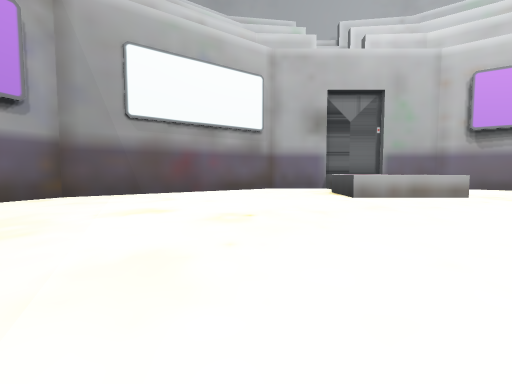
View 1 (above)

20 first-person views from a walk through a Unity game level. The camera is 1.3 m above the floor, tilts 4° down and sees 85° across. The floor is counted in squares, 2 m on a side. Each view is taken from the middle of a square. On the plan, view 1 faces up. The plan holds only what a view shows up to about 9 squares ahead; the rest is blank. The place goes on beyond the plan.

View 2
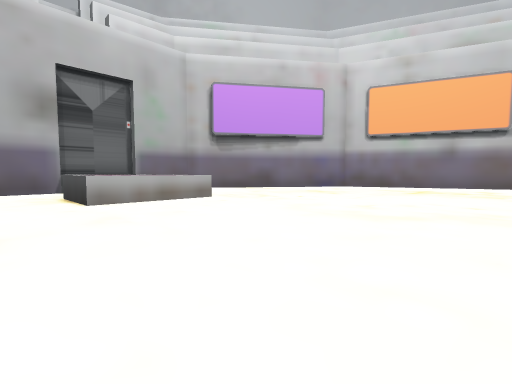

View 3
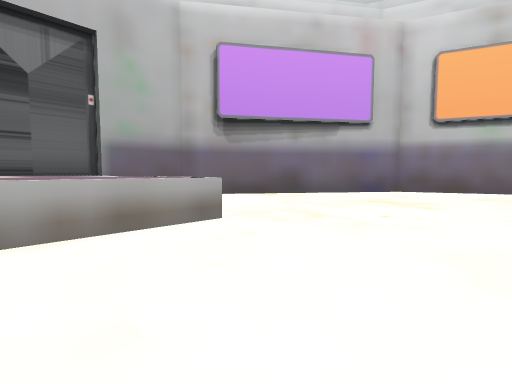

View 4
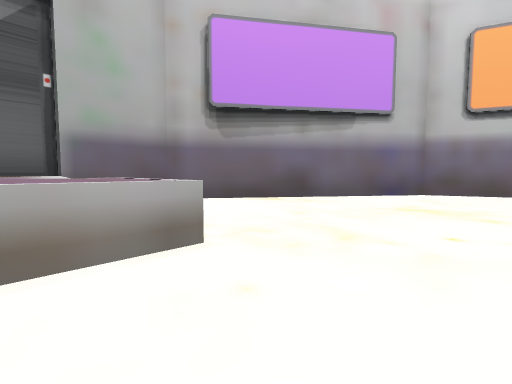

View 5
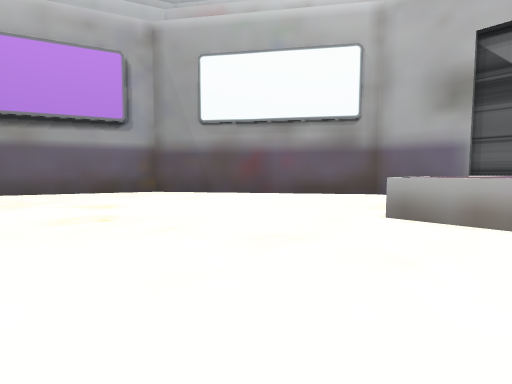

View 6
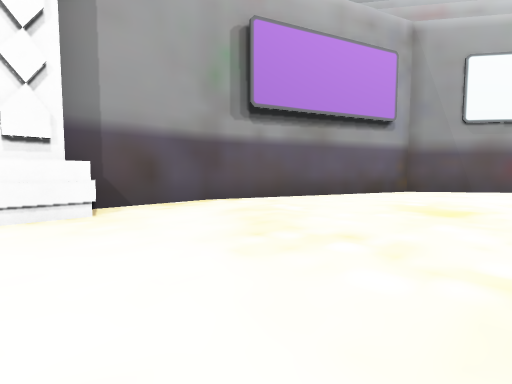

View 7
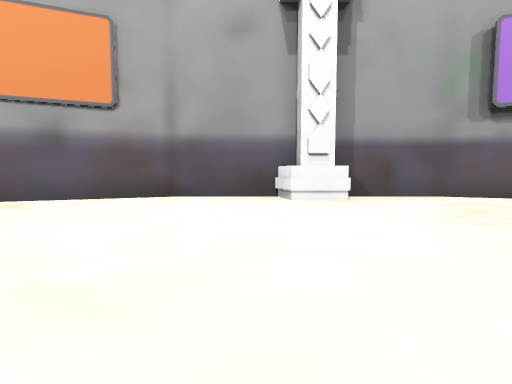

View 8
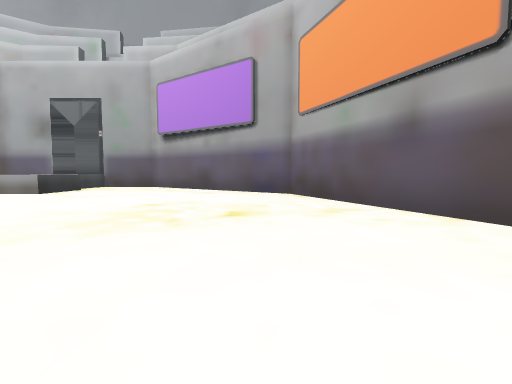

View 9
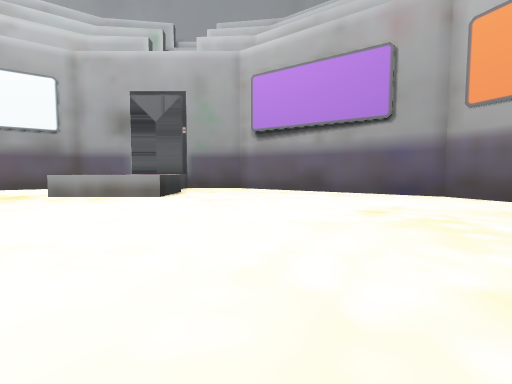

View 10
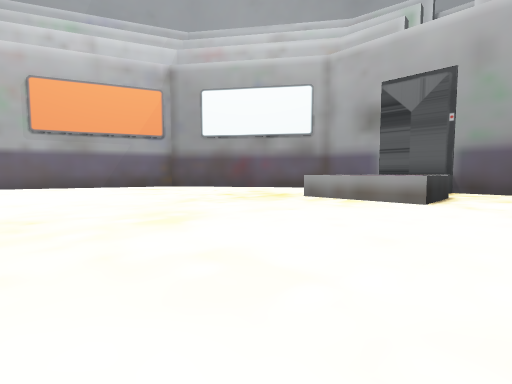

View 11
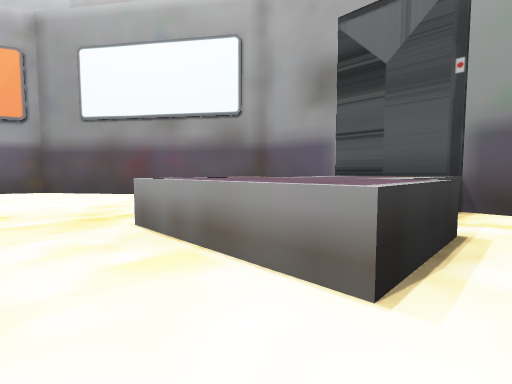

View 12
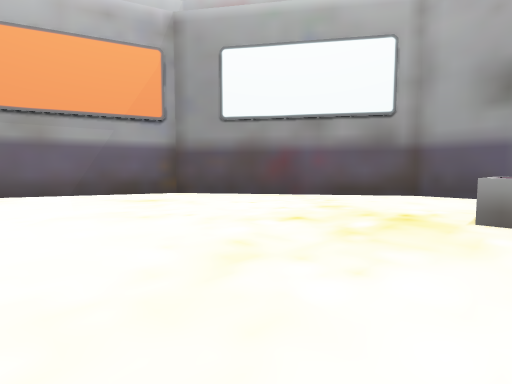

View 13
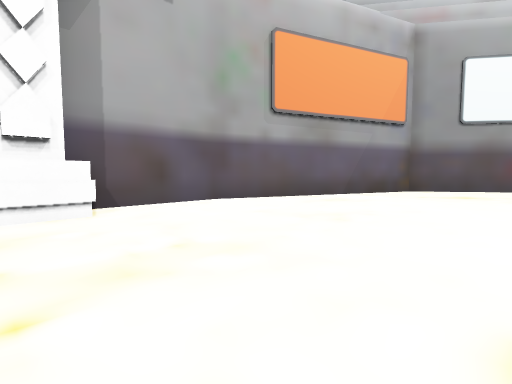

View 14
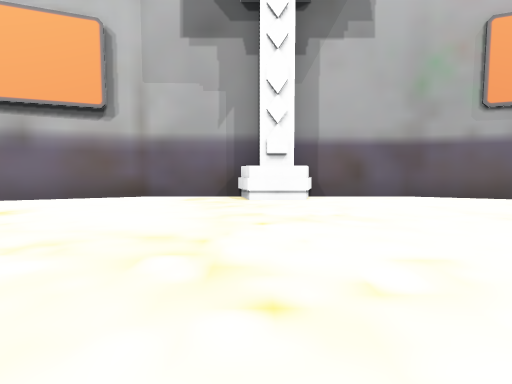

View 15
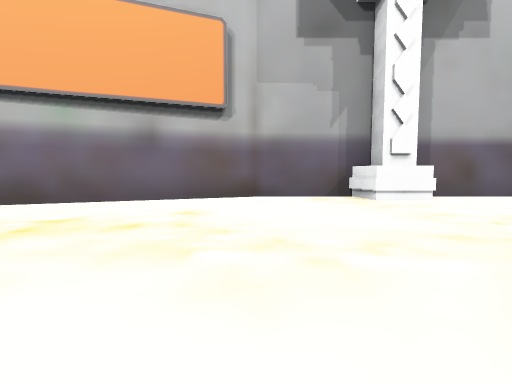

View 16
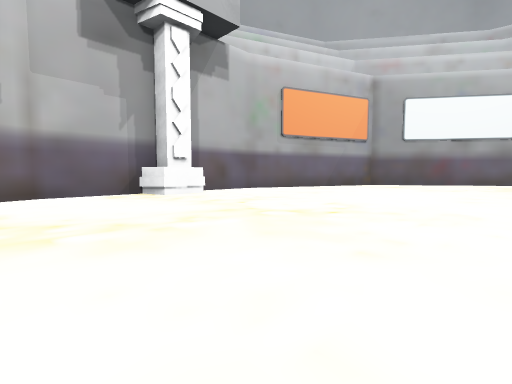

View 17
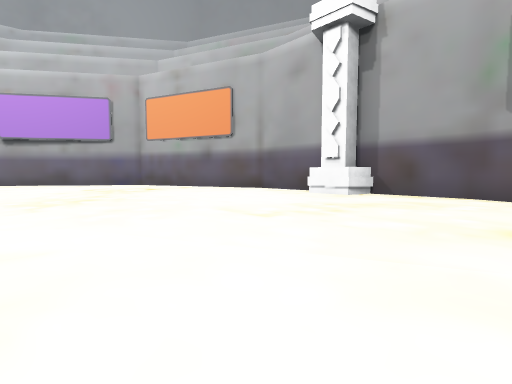

View 18
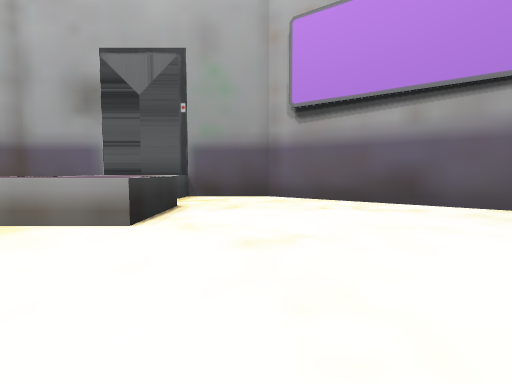

View 19
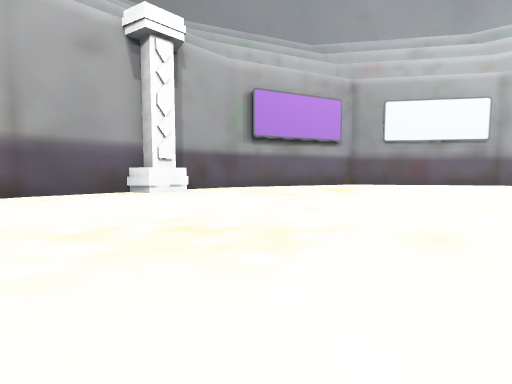

View 20
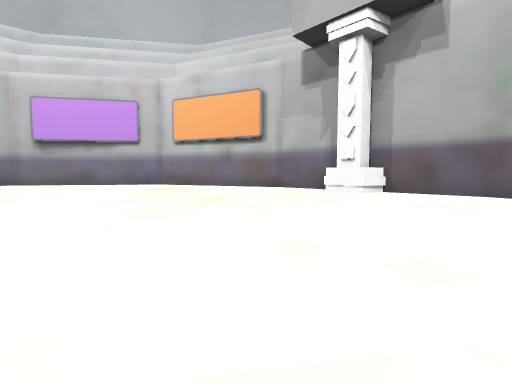

### Floor plan
Key: @ floor where view 1 was taken; # wall or solid block; . floor; ^ raised ledge.
Columns run from 8 left of view 1 to 16 right of it. Each row starts with its distance up from view 1.
 12         ########
 11       ###..^^^  ###
 10      ##....^^^ ...##
  9     ##.....^^^ ....##
  8   ###......^^^......###
  7   #...................#
  6   #...................#
  5  ##...................##
  4  #.....................#
  3  #.....................#
  2 ##.....................##
  1 #.......................#
  0 #.......@..   ..........#
 -1 #..........   ..........#
 -2 ##.........   .........##
 -3 ##.........   .........##
 -4 #..........   ..........#
 -5 #..........   ..........#
 -6 #.......................#
 -7 #.......................#
 -8 ##.....................##
 -9  #.....................#
-10  ##...................##
-11   #...................#
-12   #...................#
-13   ##.......^^^.......##
-14    ###.....^^^.....###
-15      ##....^^ ....##
-16       ##...^^^..###
-17        ##########

Positions as (right, up) in squares from view 1, and headings:
1: (0, 0), facing up
2: (1, 1), facing up-right
3: (3, 4), facing up-right
4: (4, 5), facing up-right
5: (4, 3), facing up-left
6: (-2, -3), facing up-left
7: (0, -4), facing left
8: (-4, -4), facing down
9: (0, -5), facing down
10: (1, -6), facing down-right
11: (2, -11), facing down-right
12: (5, -8), facing down-right
13: (10, -2), facing down-right
14: (8, -2), facing right
15: (8, 1), facing right
16: (7, 2), facing down-right
17: (1, 2), facing down-left
18: (1, -9), facing down
19: (2, -7), facing up-left
20: (6, -7), facing up-right
